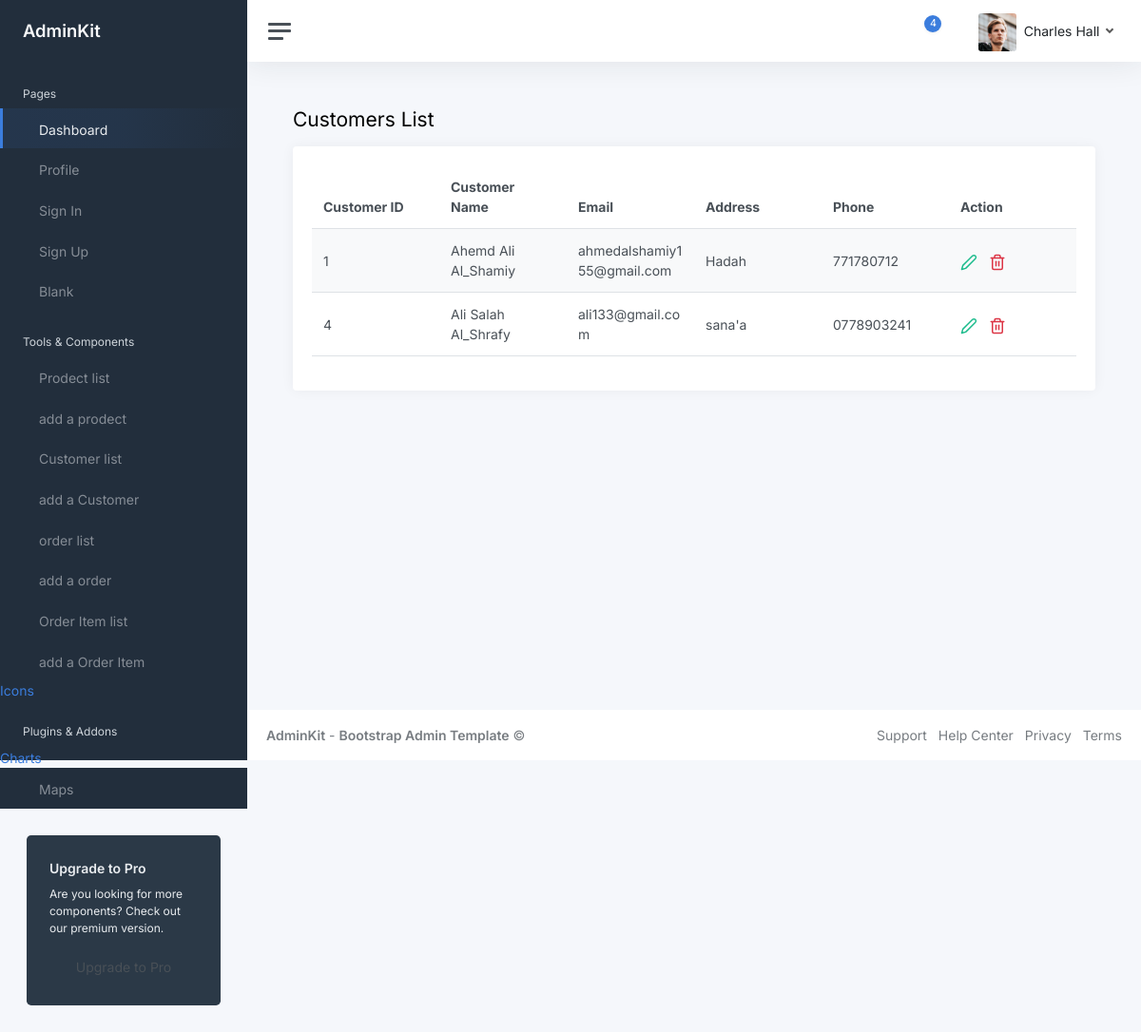
The page /dashboard/list-customer/ (signed in) on the database its author committed.
### shop/models.py (models this page shows, shortened)
class Customer(models.Model):
    ID=models.AutoField(primary_key=True)
    fname = models.CharField(max_length=50, verbose_name="First name")
    mname = models.CharField(max_length=50, blank=True, null=True, verbose_name="middle name")
    lname = models.CharField(max_length=50, verbose_name="Last name")
    phone = models.CharField(max_length=12, unique=True,verbose_name="Phone Numer" )
    Email = models.EmailField(unique=True)
    Address = models.CharField(max_length=150)
    created_at = models.DateTimeField(auto_now_add=True)
    updated_at = models.DateTimeField(auto_now=True)

### shop/views.py (the view)
# urls.py: path('dashboard/list-customer/', views.list_customer, name='list_customer'),
@login_required(login_url='login')
@user_passes_test(is_admin)
def list_customer(request):
    customer=Customer.objects.all()
    return render(request, 'dashboard/listCustomer.html',{'all_customer':customer})

### shop/views.py (called while the page is built)
def is_admin(user):
    return user.is_staff

### shop/templates/dashboard/listCustomer.html (shortened to what this page needs)
{% extends "dashboard/base.html" %}
{% block content %}
<main class="content">
    <div class="container-fluid p-0">
        <div class="mb-3">
            <h1 class="h3 d-inline align-middle">Customers List</h1>
        </div>
        <div class="card">
            <div class="card-body">
                <table class="table table-striped">
                    <thead>
                        <tr>
                            <th>Customer ID</th>
                            <th>Customer Name</th>
                            <th>Email</th>
                            <th>Address</th>
                            <th>Phone</th>
                            <th>Action</th>
                        </tr>
                    </thead>
                    <tbody>
                        {% for a in all_customer %}
                        <tr>
                            <td>{{a.ID}}</td>
                            <td>{{a.fname}} {{a.mname}} {{a.lname}}</td>
                            <td>{{a.Email}}</td>
                            <td>{{a.Address}}</td>
                            <td>{{a.phone}}</td>
                            <td>
                                <a href="{% url 'edit_a_customer' a.ID %}" class="me-2">
                                    <svg xmlns="http://www.w3.org/2000/svg" width="20" height="20" viewBox="0 0 24 24" fill="none" stroke="currentColor" stroke-width="2" stroke-linecap="round" stroke-linejoin="round" class="feather feather-edit-2 align-middle text-success">
                                        <path d="M17 3a2.828 2.828 0 1 1 4 4L7.5 20.5 2 22l1.5-5.5L17 3z"></path>
                                    </svg>
                                </a>
                                <a href="{% url 'delete_customer' a.ID %}">
                                </a>
                            </td>
                        </tr>
                        {% endfor %}
                    </tbody>
                </table>
            </div>
        </div>
    </div>
</main>
{% endblock content %}

### shop/templates/dashboard/listCustomer.html (style rules this page uses)
table { table-layout: fixed; width: 100%; }
td { word-wrap: break-word; vertical-align: middle; }

### rows shown on the page
Customer: ID "1", fname "Ahemd", mname "Ali", lname "Al_Shamiy", Email "ahmedalshamiy155@gmail.com", Address "Hadah", phone "771780712"
Customer: ID "4", fname "Ali", mname "Salah", lname "Al_Shrafy", Email "ali133@gmail.com", Address "sana'a", phone "0778903241"
